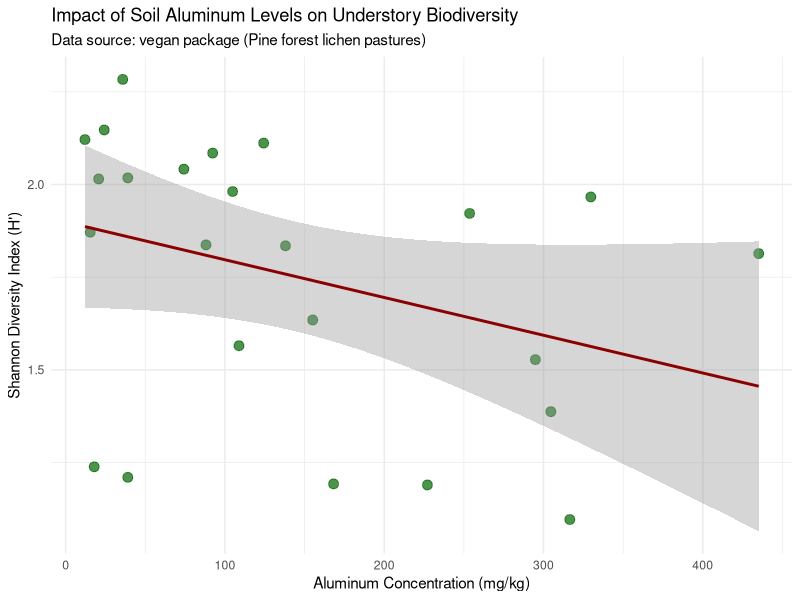

Recreate this plot in R.
#First Beginner R Project for Ecology

# Installing the packages tidyverse and vegan
install.packages("tidyverse")
install.packages("vegan")

#Loading the packages into the current session
library(tidyverse)
library(vegan)

#Load the built in datasets
data(varespec)
data(varechem)

#Calculate the Shannon diversity for each of the 24 sites
shannon_div <- diversity(varespec, index = "shannon")

#Take that previous result and add it as a column inside the soil dataset
varechem$Biodiversity <- shannon_div

#Check the dataset to ensure the "Biodiversity" column was successfully added to the end
head(varechem)

# Build the plot by each layer
ggplot(data = varechem, aes(x = Al, y = Biodiversity)) +
  geom_point(color = "darkgreen", size = 3, alpha = 0.7) + # Adds data points
  geom_smooth(method = "lm", color = "darkred", se = TRUE) + # Adds a linear trendline with a gray error ribbon
  labs(
    title = "Impact of Soil Aluminum Levels on Understory Biodiversity",
    subtitle = "Data source: vegan package (Pine forest lichen pastures)",
    x = "Aluminum Concentration (mg/kg)",
    y = "Shannon Diversity Index (H')"
  ) +
  theme_minimal() # Makes the background clean and white instead of gray
	
#Run a linear regression model
#Syntax: lm(Dependent_Variable ~ Independent_Variable, data = Your_Dataframe)
eco_model <- lm(Biodiversity ~ Al, data = varechem)

#Printing the statistical summary
summary(eco_model)
